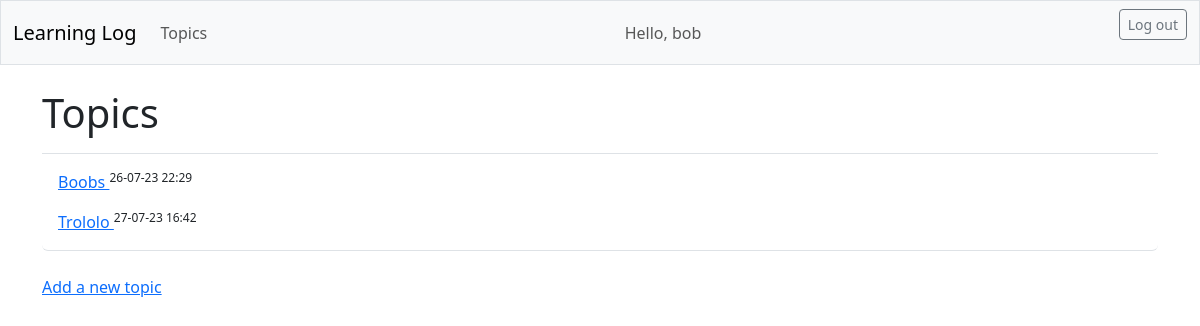
The page /topics/ (signed in) on the database its author committed.
### learning_logs/models.py (models this page shows, shortened)
class Topic(models.Model):
    text = models.CharField(max_length=200)
    date_added = models.DateTimeField(auto_now_add=True)
    owner = models.ForeignKey(User, on_delete=models.CASCADE)

### learning_logs/views.py (the view)
# urls.py: path("topics/", views.topics, name="topics"),
@login_required
def topics(request):
    topics = Topic.objects.filter(owner=request.user).order_by("date_added")
    context = {"topics": topics}
    return render(request, "learning_logs/topics.html", context)

### learning_logs/templates/learning_logs/topics.html
{% extends 'learning_logs/base.html' %}
{% block page_header %}
  <h1>Topics</h1>
{% endblock page_header %}
{% block content %}
  <ul class="list-group border-bottom pb-2 mb-4">
    {% for topic in topics %}
      <li class="list-group-item border-0">
        <a href="{% url 'learning_logs:topic' topic.id %}">
          {{topic.text}}
        </a>
        <sup> {{topic.date_added|date:'d-m-y H:i'}}</sup>
    </li>
    {% empty %}
      <li class="list-group-item">No topics have been added</li>
    {% endfor %}
  </ul>
  <a href="{% url 'learning_logs:new_topic' %}">Add a new topic </a>
{% endblock content %}

### learning_logs/templates/learning_logs/base.html (shortened to what this page needs)
<!doctype>
<html lang="pl">
<head>
  {% load django_bootstrap5 %}
  {% bootstrap_css %}
</head>
<body>
  <nav class="navbar navbar-expand-md navbar-light bg-light mb-4 border">
    <div class="container-fluid">
      <a class="navbar-brand" href="{% url 'learning_logs:index' %}">Learning Log</a>
      <div class="collapse navbar-collapse" id="navbarCollapse">
        <ul class="navbar-nav me-auto mb-2 mb-md-0">
          <li class="nav-item">
            <a class="nav-link" href="{% url 'learning_logs:topics' %}">Topics</a>
          </li>
        </ul>
        <ul class="navbar-nav me-auto mb-2 mb-md-0" >
          {% if user.is_authenticated %}
            <li class="nav-item">
              <span class="navbar-text me-2">Hello, {{user.username}}</span>
            </li>
          {% endif %}
        </ul>
        {% if user.is_authenticated %}
          <form action="{% url 'accounts:logout' %}" method="post">
            <button name="submit" class="btn btn-outline-secondary btn-sm ">Log out</button>
          </form>
        {% endif %}
      </div>
    </div>
  </nav>
  <main class="container">
    <div class="pb-2 mb-2 border-bottom">
      {% block page_header %}{% endblock page_header %}
    </div>
    <div>
      {% block content %}{% endblock content %}
    </div>
  </main>
</body>
</html>

### rows shown on the page
Topic: text "Boobs", date_added "26-07-23 22:29"
Topic: text "Trololo", date_added "27-07-23 16:42"

### other values the page prints
{{ user.username }} "bob"
